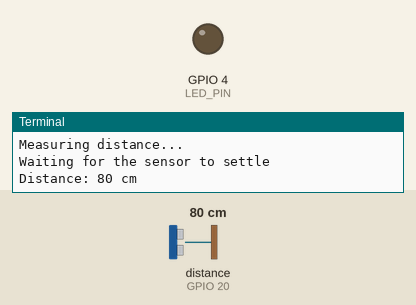
This program was run on a simulated Raspberry Pi (BCM pin numbers). Shown: output pins drawn as LEDs (lit = HIGH), the last lines printed to the terminal. The test bench sets the inputs (shaded band); at power-on: distance to the obstacle (sensor on GPIO 20) 80 cm. The echo pulse lasts 58.3 µs per cm; the clock reads 2024-03-15 10:24:30 at power-on unless the program sets it; pins used as bus, display or sensor lines are not drawn.

Above: at 1.2 s.
1.3 s: distance to the obstacle (sensor on GPIO 20) set to 2 cm
At 2.6 s:
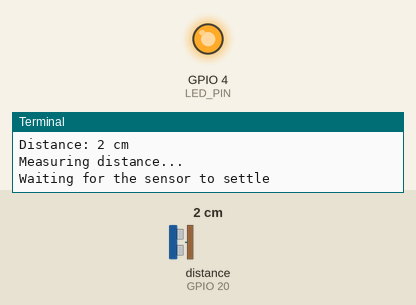
3.0 s: distance to the obstacle (sensor on GPIO 20) set to 4 cm
At 4.6 s:
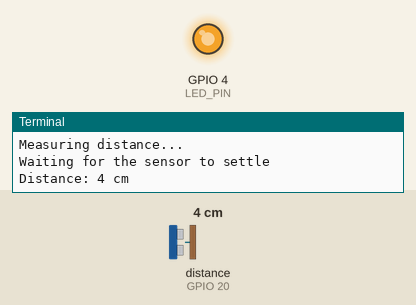
5.3 s: distance to the obstacle (sensor on GPIO 20) set to 9 cm
At 6.6 s:
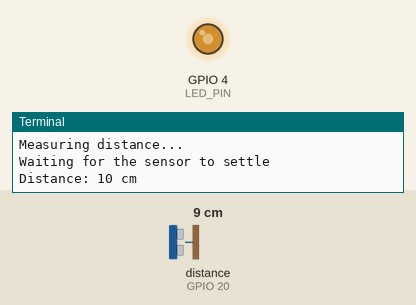
Timing chart, 0 to 8.3 s (numbered marks = the images above; inputs shaded):
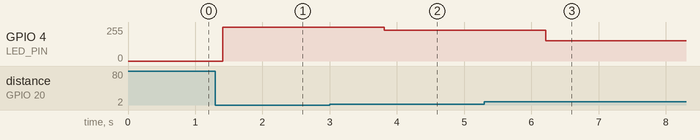

Measured:
- after the input at 1.3 s, GPIO 4 (LED_PIN): 0/255 → 255/255 after 0.11 s
- after the input at 3.0 s, GPIO 4 (LED_PIN): 255/255 → 230/255 after 0.81 s
- after the input at 5.3 s, GPIO 4 (LED_PIN): 230/255 → 153/255 after 0.92 s

The program:

PWM.py
```python
import RPi.GPIO as GPIO
import time

# Disable GPIO warnings to prevent unnecessary notifications
GPIO.setwarnings(False)

# Define GPIO pin assignments for the ultrasonic sensor and LED
TRIG_PIN = 21  # Trigger pin
ECHO_PIN = 20  # Echo pin
LED_PIN = 4    # LED pin (example pin; use a suitable GPIO pin)

# Configure GPIO mode to use Broadcom SOC channel numbers
GPIO.setmode(GPIO.BCM)

# Set up PWM for controlling LED brightness
GPIO.setup(LED_PIN, GPIO.OUT)
led_pwm = GPIO.PWM(LED_PIN, 100)  # 100 Hz PWM frequency
led_pwm.start(0)  # Start with 0% brightness

# Define brightness levels for 10 stages (2cm, 4cm, ..., 20cm)
brightness_levels = [100, 90, 80, 70, 60, 50, 40, 30, 20, 10]

# Continuously perform distance measurements
while True:
    print("Measuring distance...")

    # Configure the trigger and echo pins
    GPIO.setup(TRIG_PIN, GPIO.OUT)  # Set TRIG_PIN as an output
    GPIO.setup(ECHO_PIN, GPIO.IN)   # Set ECHO_PIN as an input

    # Send a trigger signal to initiate distance measurement
    GPIO.output(TRIG_PIN, False)     # Ensure TRIG_PIN is low
    print("Waiting for the sensor to settle")
    time.sleep(0.2)                 # Allow time for sensor stability
    GPIO.output(TRIG_PIN, True)      # Generate a brief trigger pulse
    time.sleep(0.00001)              # Keep TRIG_PIN high for 10 microseconds
    GPIO.output(TRIG_PIN, False)     # Turn off the trigger pulse

    # Measure the duration of the echo pulse to calculate distance
    while GPIO.input(ECHO_PIN) == 0:  # Wait for the echo to start
        pulse_start_time = time.time() # Record the start time of the echo pulse
    while GPIO.input(ECHO_PIN) == 1:  # Wait for the echo to end
        pulse_end_time = time.time()   # Record the end time of the echo pulse

    # Calculate the duration of the echo pulse (time taken for sound to return)
    pulse_duration = pulse_end_time - pulse_start_time

    # Calculate the distance in centimeters using the speed of sound (17150 cm/s)
    distance = pulse_duration * 17150

    # Round the distance to the nearest multiple of 2
    distance = 2 * round(distance / 2)

    # Display the measured distance
    print("Distance:", distance, "cm")

    # Control LED brightness based on distance
    if distance >= 0 and distance <= 20:  # Within the specified range
        index = int((distance - 2) / 2)  # Map distance to brightness level
        led_pwm.ChangeDutyCycle(brightness_levels[index])
    else:  # Beyond the specified range
        led_pwm.ChangeDutyCycle(0)  # Turn off the LED

    # Wait for 1 second before the next measurement
    time.sleep(1)
```
